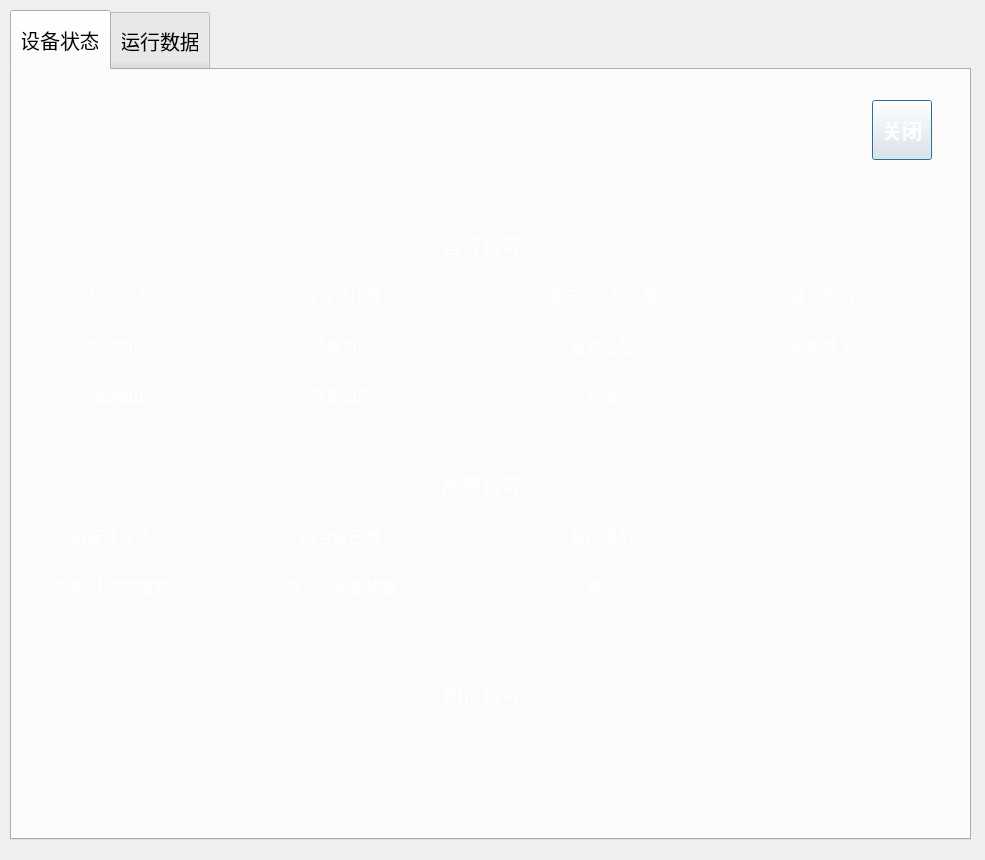
<?xml version="1.0" encoding="UTF-8"?>
<ui version="4.0">
 <class>YhcRunStatusDialog</class>
 <widget class="QDialog" name="YhcRunStatusDialog">
  <property name="geometry">
   <rect>
    <x>0</x>
    <y>0</y>
    <width>985</width>
    <height>860</height>
   </rect>
  </property>
  <property name="windowTitle">
   <string>Dialog</string>
  </property>
  <property name="styleSheet">
   <string notr="true">background-image: url(:/pic/blue_bg.png);</string>
  </property>
  <widget class="QTabWidget" name="tabWidget">
   <property name="geometry">
    <rect>
     <x>10</x>
     <y>10</y>
     <width>961</width>
     <height>830</height>
    </rect>
   </property>
   <property name="font">
    <font>
     <pointsize>15</pointsize>
    </font>
   </property>
   <property name="styleSheet">
    <string notr="true">QTabBar::tab{width:100;height:60}</string>
   </property>
   <property name="currentIndex">
    <number>0</number>
   </property>
   <property name="iconSize">
    <size>
     <width>16</width>
     <height>16</height>
    </size>
   </property>
   <widget class="QWidget" name="tab_2">
    <attribute name="title">
     <string>设备状态</string>
    </attribute>
    <widget class="QPushButton" name="closePushButton2">
     <property name="geometry">
      <rect>
       <x>860</x>
       <y>30</y>
       <width>60</width>
       <height>60</height>
      </rect>
     </property>
     <property name="font">
      <font>
       <pointsize>15</pointsize>
       <weight>75</weight>
       <bold>true</bold>
      </font>
     </property>
     <property name="styleSheet">
      <string notr="true">color: rgb(255, 255, 255);</string>
     </property>
     <property name="text">
      <string>关闭</string>
     </property>
    </widget>
    <widget class="QLabel" name="label_4">
     <property name="geometry">
      <rect>
       <x>39</x>
       <y>451</y>
       <width>120</width>
       <height>30</height>
      </rect>
     </property>
     <property name="font">
      <font>
       <pointsize>12</pointsize>
      </font>
     </property>
     <property name="styleSheet">
      <string notr="true">color: rgb(255, 255, 255);
background-image: url(:/pic/field_bg.png);</string>
     </property>
     <property name="text">
      <string>刮板液压泵</string>
     </property>
     <property name="alignment">
      <set>Qt::AlignCenter</set>
     </property>
    </widget>
    <widget class="QLabel" name="YHC_SP_HS_PUMP_FAULT_label">
     <property name="geometry">
      <rect>
       <x>170</x>
       <y>450</y>
       <width>35</width>
       <height>35</height>
      </rect>
     </property>
     <property name="styleSheet">
      <string notr="true">background-image: url(:/pic/wheel_run.png);</string>
     </property>
     <property name="text">
      <string/>
     </property>
    </widget>
    <widget class="QLabel" name="YHC_HS_PUMP_RUN_label">
     <property name="geometry">
      <rect>
       <x>400</x>
       <y>210</y>
       <width>35</width>
       <height>35</height>
      </rect>
     </property>
     <property name="styleSheet">
      <string notr="true">background-image: url(:/pic/wheel_run.png);</string>
     </property>
     <property name="text">
      <string/>
     </property>
    </widget>
    <widget class="QLabel" name="label_13">
     <property name="geometry">
      <rect>
       <x>270</x>
       <y>210</y>
       <width>120</width>
       <height>30</height>
      </rect>
     </property>
     <property name="font">
      <font>
       <pointsize>12</pointsize>
      </font>
     </property>
     <property name="styleSheet">
      <string notr="true">color: rgb(255, 255, 255);
background-image: url(:/pic/field_bg.png);</string>
     </property>
     <property name="text">
      <string>综合液压泵</string>
     </property>
     <property name="alignment">
      <set>Qt::AlignCenter</set>
     </property>
    </widget>
    <widget class="QLabel" name="YHC_SP_HS_PUMP_RUN_label">
     <property name="geometry">
      <rect>
       <x>170</x>
       <y>210</y>
       <width>35</width>
       <height>35</height>
      </rect>
     </property>
     <property name="styleSheet">
      <string notr="true">background-image: url(:/pic/wheel_run.png);</string>
     </property>
     <property name="text">
      <string/>
     </property>
    </widget>
    <widget class="QLabel" name="label_23">
     <property name="geometry">
      <rect>
       <x>40</x>
       <y>210</y>
       <width>120</width>
       <height>30</height>
      </rect>
     </property>
     <property name="font">
      <font>
       <pointsize>12</pointsize>
      </font>
     </property>
     <property name="styleSheet">
      <string notr="true">color: rgb(255, 255, 255);
background-image: url(:/pic/field_bg.png);</string>
     </property>
     <property name="text">
      <string>刮板液压泵</string>
     </property>
     <property name="alignment">
      <set>Qt::AlignCenter</set>
     </property>
    </widget>
    <widget class="QLabel" name="YHC_CF_FAULT_label">
     <property name="geometry">
      <rect>
       <x>660</x>
       <y>450</y>
       <width>35</width>
       <height>35</height>
      </rect>
     </property>
     <property name="styleSheet">
      <string notr="true">background-image: url(:/pic/wheel_run.png);</string>
     </property>
     <property name="text">
      <string/>
     </property>
    </widget>
    <widget class="QLabel" name="label_27">
     <property name="geometry">
      <rect>
       <x>530</x>
       <y>450</y>
       <width>120</width>
       <height>30</height>
      </rect>
     </property>
     <property name="font">
      <font>
       <pointsize>12</pointsize>
      </font>
     </property>
     <property name="styleSheet">
      <string notr="true">color: rgb(255, 255, 255);
background-image: url(:/pic/field_bg.png);</string>
     </property>
     <property name="text">
      <string>备用电机</string>
     </property>
     <property name="alignment">
      <set>Qt::AlignCenter</set>
     </property>
    </widget>
    <widget class="QLabel" name="label_9">
     <property name="geometry">
      <rect>
       <x>269</x>
       <y>451</y>
       <width>120</width>
       <height>30</height>
      </rect>
     </property>
     <property name="font">
      <font>
       <pointsize>12</pointsize>
      </font>
     </property>
     <property name="styleSheet">
      <string notr="true">color: rgb(255, 255, 255);
background-image: url(:/pic/field_bg.png);</string>
     </property>
     <property name="text">
      <string>综合液压泵</string>
     </property>
     <property name="alignment">
      <set>Qt::AlignCenter</set>
     </property>
    </widget>
    <widget class="QLabel" name="YHC_HS_PUMP_FAULT_label">
     <property name="geometry">
      <rect>
       <x>400</x>
       <y>450</y>
       <width>35</width>
       <height>35</height>
      </rect>
     </property>
     <property name="styleSheet">
      <string notr="true">background-image: url(:/pic/wheel_run.png);</string>
     </property>
     <property name="text">
      <string/>
     </property>
    </widget>
    <widget class="QLabel" name="YHC_HS_CF_RUN_label">
     <property name="geometry">
      <rect>
       <x>660</x>
       <y>210</y>
       <width>35</width>
       <height>35</height>
      </rect>
     </property>
     <property name="styleSheet">
      <string notr="true">background-image: url(:/pic/wheel_run.png);</string>
     </property>
     <property name="text">
      <string/>
     </property>
    </widget>
    <widget class="QLabel" name="label_29">
     <property name="geometry">
      <rect>
       <x>530</x>
       <y>210</y>
       <width>120</width>
       <height>30</height>
      </rect>
     </property>
     <property name="font">
      <font>
       <pointsize>12</pointsize>
      </font>
     </property>
     <property name="styleSheet">
      <string notr="true">color: rgb(255, 255, 255);
background-image: url(:/pic/field_bg.png);</string>
     </property>
     <property name="text">
      <string>液压站冷却风扇</string>
     </property>
     <property name="alignment">
      <set>Qt::AlignCenter</set>
     </property>
    </widget>
    <widget class="QLabel" name="label_5">
     <property name="geometry">
      <rect>
       <x>420</x>
       <y>160</y>
       <width>100</width>
       <height>30</height>
      </rect>
     </property>
     <property name="font">
      <font>
       <pointsize>15</pointsize>
      </font>
     </property>
     <property name="styleSheet">
      <string notr="true">color: rgb(255, 255, 255);
background-image: url(:/pic/field_bg.png);</string>
     </property>
     <property name="text">
      <string>运行信号</string>
     </property>
     <property name="alignment">
      <set>Qt::AlignCenter</set>
     </property>
    </widget>
    <widget class="QLabel" name="label_8">
     <property name="geometry">
      <rect>
       <x>420</x>
       <y>610</y>
       <width>100</width>
       <height>30</height>
      </rect>
     </property>
     <property name="font">
      <font>
       <pointsize>15</pointsize>
      </font>
     </property>
     <property name="styleSheet">
      <string notr="true">color: rgb(255, 255, 255);
background-image: url(:/pic/field_bg.png);</string>
     </property>
     <property name="text">
      <string>到位信号</string>
     </property>
     <property name="alignment">
      <set>Qt::AlignCenter</set>
     </property>
    </widget>
    <widget class="QLabel" name="label_10">
     <property name="geometry">
      <rect>
       <x>420</x>
       <y>400</y>
       <width>100</width>
       <height>30</height>
      </rect>
     </property>
     <property name="font">
      <font>
       <pointsize>15</pointsize>
      </font>
     </property>
     <property name="styleSheet">
      <string notr="true">color: rgb(255, 255, 255);
background-image: url(:/pic/field_bg.png);</string>
     </property>
     <property name="text">
      <string>故障信号</string>
     </property>
     <property name="alignment">
      <set>Qt::AlignCenter</set>
     </property>
    </widget>
    <widget class="QLabel" name="label_31">
     <property name="geometry">
      <rect>
       <x>40</x>
       <y>260</y>
       <width>120</width>
       <height>30</height>
      </rect>
     </property>
     <property name="font">
      <font>
       <pointsize>12</pointsize>
      </font>
     </property>
     <property name="styleSheet">
      <string notr="true">color: rgb(255, 255, 255);
background-image: url(:/pic/field_bg.png);</string>
     </property>
     <property name="text">
      <string>滑架推出</string>
     </property>
     <property name="alignment">
      <set>Qt::AlignCenter</set>
     </property>
    </widget>
    <widget class="QLabel" name="YHC_CY_OUT_label">
     <property name="geometry">
      <rect>
       <x>170</x>
       <y>260</y>
       <width>35</width>
       <height>35</height>
      </rect>
     </property>
     <property name="styleSheet">
      <string notr="true">background-image: url(:/pic/wheel_run.png);</string>
     </property>
     <property name="text">
      <string/>
     </property>
    </widget>
    <widget class="QLabel" name="YHC_BACKUP_EM_RUN_label">
     <property name="geometry">
      <rect>
       <x>880</x>
       <y>210</y>
       <width>35</width>
       <height>35</height>
      </rect>
     </property>
     <property name="styleSheet">
      <string notr="true">background-image: url(:/pic/wheel_run.png);</string>
     </property>
     <property name="text">
      <string/>
     </property>
    </widget>
    <widget class="QLabel" name="label_32">
     <property name="geometry">
      <rect>
       <x>750</x>
       <y>210</y>
       <width>120</width>
       <height>30</height>
      </rect>
     </property>
     <property name="font">
      <font>
       <pointsize>12</pointsize>
      </font>
     </property>
     <property name="styleSheet">
      <string notr="true">color: rgb(255, 255, 255);
background-image: url(:/pic/field_bg.png);</string>
     </property>
     <property name="text">
      <string>备用电机</string>
     </property>
     <property name="alignment">
      <set>Qt::AlignCenter</set>
     </property>
    </widget>
    <widget class="QLabel" name="YHC_CY_IN_label">
     <property name="geometry">
      <rect>
       <x>400</x>
       <y>260</y>
       <width>35</width>
       <height>35</height>
      </rect>
     </property>
     <property name="styleSheet">
      <string notr="true">background-image: url(:/pic/wheel_run.png);</string>
     </property>
     <property name="text">
      <string/>
     </property>
    </widget>
    <widget class="QLabel" name="label_33">
     <property name="geometry">
      <rect>
       <x>270</x>
       <y>260</y>
       <width>120</width>
       <height>30</height>
      </rect>
     </property>
     <property name="font">
      <font>
       <pointsize>12</pointsize>
      </font>
     </property>
     <property name="styleSheet">
      <string notr="true">color: rgb(255, 255, 255);
background-image: url(:/pic/field_bg.png);</string>
     </property>
     <property name="text">
      <string>滑架拉回</string>
     </property>
     <property name="alignment">
      <set>Qt::AlignCenter</set>
     </property>
    </widget>
    <widget class="QLabel" name="label_34">
     <property name="geometry">
      <rect>
       <x>750</x>
       <y>260</y>
       <width>120</width>
       <height>30</height>
      </rect>
     </property>
     <property name="font">
      <font>
       <pointsize>12</pointsize>
      </font>
     </property>
     <property name="styleSheet">
      <string notr="true">color: rgb(255, 255, 255);
background-image: url(:/pic/field_bg.png);</string>
     </property>
     <property name="text">
      <string>搭轨落下</string>
     </property>
     <property name="alignment">
      <set>Qt::AlignCenter</set>
     </property>
    </widget>
    <widget class="QLabel" name="YHC_CT_R_STATE_label">
     <property name="geometry">
      <rect>
       <x>660</x>
       <y>260</y>
       <width>35</width>
       <height>35</height>
      </rect>
     </property>
     <property name="styleSheet">
      <string notr="true">background-image: url(:/pic/wheel_run.png);</string>
     </property>
     <property name="text">
      <string/>
     </property>
    </widget>
    <widget class="QLabel" name="label_35">
     <property name="geometry">
      <rect>
       <x>530</x>
       <y>260</y>
       <width>120</width>
       <height>30</height>
      </rect>
     </property>
     <property name="font">
      <font>
       <pointsize>12</pointsize>
      </font>
     </property>
     <property name="styleSheet">
      <string notr="true">color: rgb(255, 255, 255);
background-image: url(:/pic/field_bg.png);</string>
     </property>
     <property name="text">
      <string>搭轨抬起</string>
     </property>
     <property name="alignment">
      <set>Qt::AlignCenter</set>
     </property>
    </widget>
    <widget class="QLabel" name="YHC_CT_D_STATE_label">
     <property name="geometry">
      <rect>
       <x>880</x>
       <y>260</y>
       <width>35</width>
       <height>35</height>
      </rect>
     </property>
     <property name="styleSheet">
      <string notr="true">background-image: url(:/pic/wheel_run.png);</string>
     </property>
     <property name="text">
      <string/>
     </property>
    </widget>
    <widget class="QLabel" name="label_36">
     <property name="geometry">
      <rect>
       <x>40</x>
       <y>310</y>
       <width>120</width>
       <height>30</height>
      </rect>
     </property>
     <property name="font">
      <font>
       <pointsize>12</pointsize>
      </font>
     </property>
     <property name="styleSheet">
      <string notr="true">color: rgb(255, 255, 255);
background-image: url(:/pic/field_bg.png);</string>
     </property>
     <property name="text">
      <string>导板推出</string>
     </property>
     <property name="alignment">
      <set>Qt::AlignCenter</set>
     </property>
    </widget>
    <widget class="QLabel" name="label_37">
     <property name="geometry">
      <rect>
       <x>270</x>
       <y>310</y>
       <width>120</width>
       <height>30</height>
      </rect>
     </property>
     <property name="font">
      <font>
       <pointsize>12</pointsize>
      </font>
     </property>
     <property name="styleSheet">
      <string notr="true">color: rgb(255, 255, 255);
background-image: url(:/pic/field_bg.png);</string>
     </property>
     <property name="text">
      <string>导板拉回</string>
     </property>
     <property name="alignment">
      <set>Qt::AlignCenter</set>
     </property>
    </widget>
    <widget class="QLabel" name="YHC_GP_OUT_label">
     <property name="geometry">
      <rect>
       <x>170</x>
       <y>310</y>
       <width>35</width>
       <height>35</height>
      </rect>
     </property>
     <property name="styleSheet">
      <string notr="true">background-image: url(:/pic/wheel_run.png);</string>
     </property>
     <property name="text">
      <string/>
     </property>
    </widget>
    <widget class="QLabel" name="YHC_GP_IN_label">
     <property name="geometry">
      <rect>
       <x>400</x>
       <y>310</y>
       <width>35</width>
       <height>35</height>
      </rect>
     </property>
     <property name="styleSheet">
      <string notr="true">background-image: url(:/pic/wheel_run.png);</string>
     </property>
     <property name="text">
      <string/>
     </property>
    </widget>
    <widget class="QLabel" name="YHC_SP_RUN_label">
     <property name="geometry">
      <rect>
       <x>660</x>
       <y>310</y>
       <width>35</width>
       <height>35</height>
      </rect>
     </property>
     <property name="styleSheet">
      <string notr="true">background-image: url(:/pic/wheel_run.png);</string>
     </property>
     <property name="text">
      <string/>
     </property>
    </widget>
    <widget class="QLabel" name="label_47">
     <property name="geometry">
      <rect>
       <x>530</x>
       <y>310</y>
       <width>120</width>
       <height>30</height>
      </rect>
     </property>
     <property name="font">
      <font>
       <pointsize>12</pointsize>
      </font>
     </property>
     <property name="styleSheet">
      <string notr="true">color: rgb(255, 255, 255);
background-image: url(:/pic/field_bg.png);</string>
     </property>
     <property name="text">
      <string>刮板</string>
     </property>
     <property name="alignment">
      <set>Qt::AlignCenter</set>
     </property>
    </widget>
    <widget class="QLabel" name="YHC_SP_FILTER_BLOCKING_label">
     <property name="geometry">
      <rect>
       <x>170</x>
       <y>500</y>
       <width>35</width>
       <height>35</height>
      </rect>
     </property>
     <property name="styleSheet">
      <string notr="true">background-image: url(:/pic/wheel_run.png);</string>
     </property>
     <property name="text">
      <string/>
     </property>
    </widget>
    <widget class="QLabel" name="label_48">
     <property name="geometry">
      <rect>
       <x>40</x>
       <y>500</y>
       <width>120</width>
       <height>30</height>
      </rect>
     </property>
     <property name="font">
      <font>
       <pointsize>12</pointsize>
      </font>
     </property>
     <property name="styleSheet">
      <string notr="true">color: rgb(255, 255, 255);
background-image: url(:/pic/field_bg.png);</string>
     </property>
     <property name="text">
      <string>刮板过滤器堵塞</string>
     </property>
     <property name="alignment">
      <set>Qt::AlignCenter</set>
     </property>
    </widget>
    <widget class="QLabel" name="label_49">
     <property name="geometry">
      <rect>
       <x>270</x>
       <y>500</y>
       <width>120</width>
       <height>30</height>
      </rect>
     </property>
     <property name="font">
      <font>
       <pointsize>12</pointsize>
      </font>
     </property>
     <property name="styleSheet">
      <string notr="true">color: rgb(255, 255, 255);
background-image: url(:/pic/field_bg.png);</string>
     </property>
     <property name="text">
      <string>综合过滤器堵塞</string>
     </property>
     <property name="alignment">
      <set>Qt::AlignCenter</set>
     </property>
    </widget>
    <widget class="QLabel" name="YHC_FILTER_BLOCKING_label">
     <property name="geometry">
      <rect>
       <x>400</x>
       <y>500</y>
       <width>35</width>
       <height>35</height>
      </rect>
     </property>
     <property name="styleSheet">
      <string notr="true">background-image: url(:/pic/wheel_run.png);</string>
     </property>
     <property name="text">
      <string/>
     </property>
    </widget>
    <widget class="QLabel" name="YHC_OT_LEVEL_label">
     <property name="geometry">
      <rect>
       <x>660</x>
       <y>500</y>
       <width>35</width>
       <height>35</height>
      </rect>
     </property>
     <property name="styleSheet">
      <string notr="true">background-image: url(:/pic/wheel_run.png);</string>
     </property>
     <property name="text">
      <string/>
     </property>
    </widget>
    <widget class="QLabel" name="label_50">
     <property name="geometry">
      <rect>
       <x>530</x>
       <y>500</y>
       <width>120</width>
       <height>30</height>
      </rect>
     </property>
     <property name="font">
      <font>
       <pointsize>12</pointsize>
      </font>
     </property>
     <property name="styleSheet">
      <string notr="true">color: rgb(255, 255, 255);
background-image: url(:/pic/field_bg.png);</string>
     </property>
     <property name="text">
      <string>液位</string>
     </property>
     <property name="alignment">
      <set>Qt::AlignCenter</set>
     </property>
    </widget>
   </widget>
   <widget class="QWidget" name="tab">
    <attribute name="title">
     <string>运行数据</string>
    </attribute>
    <widget class="QLabel" name="Yhc_Oil_Pressure_label">
     <property name="geometry">
      <rect>
       <x>398</x>
       <y>40</y>
       <width>100</width>
       <height>36</height>
      </rect>
     </property>
     <property name="font">
      <font>
       <pointsize>15</pointsize>
      </font>
     </property>
     <property name="styleSheet">
      <string notr="true">background-image: url(:/pic/white_bg.png);</string>
     </property>
     <property name="text">
      <string>0</string>
     </property>
     <property name="alignment">
      <set>Qt::AlignCenter</set>
     </property>
    </widget>
    <widget class="QLabel" name="label">
     <property name="geometry">
      <rect>
       <x>297</x>
       <y>40</y>
       <width>100</width>
       <height>36</height>
      </rect>
     </property>
     <property name="font">
      <font>
       <pointsize>12</pointsize>
      </font>
     </property>
     <property name="styleSheet">
      <string notr="true">color: rgb(255, 255, 255);
background-image: url(:/pic/field_bg.png);</string>
     </property>
     <property name="text">
      <string>综合油路压力</string>
     </property>
     <property name="alignment">
      <set>Qt::AlignCenter</set>
     </property>
    </widget>
    <widget class="QLabel" name="Yhc_Sp_Oil_Pressure_label">
     <property name="geometry">
      <rect>
       <x>141</x>
       <y>40</y>
       <width>100</width>
       <height>36</height>
      </rect>
     </property>
     <property name="font">
      <font>
       <pointsize>15</pointsize>
      </font>
     </property>
     <property name="styleSheet">
      <string notr="true">background-image: url(:/pic/white_bg.png);</string>
     </property>
     <property name="text">
      <string>0</string>
     </property>
     <property name="alignment">
      <set>Qt::AlignCenter</set>
     </property>
    </widget>
    <widget class="QLabel" name="label_7">
     <property name="geometry">
      <rect>
       <x>40</x>
       <y>40</y>
       <width>100</width>
       <height>36</height>
      </rect>
     </property>
     <property name="font">
      <font>
       <pointsize>12</pointsize>
      </font>
     </property>
     <property name="styleSheet">
      <string notr="true">color: rgb(255, 255, 255);
background-image: url(:/pic/field_bg.png);</string>
     </property>
     <property name="text">
      <string>刮板油路压力</string>
     </property>
     <property name="alignment">
      <set>Qt::AlignCenter</set>
     </property>
    </widget>
    <widget class="QLabel" name="label_14">
     <property name="geometry">
      <rect>
       <x>299</x>
       <y>100</y>
       <width>100</width>
       <height>36</height>
      </rect>
     </property>
     <property name="font">
      <font>
       <pointsize>12</pointsize>
      </font>
     </property>
     <property name="styleSheet">
      <string notr="true">color: rgb(255, 255, 255);
background-image: url(:/pic/field_bg.png);</string>
     </property>
     <property name="text">
      <string>液压站油位</string>
     </property>
     <property name="alignment">
      <set>Qt::AlignCenter</set>
     </property>
    </widget>
    <widget class="QLabel" name="Yhc_Hs_Oil_Level_label">
     <property name="geometry">
      <rect>
       <x>400</x>
       <y>100</y>
       <width>100</width>
       <height>36</height>
      </rect>
     </property>
     <property name="font">
      <font>
       <pointsize>15</pointsize>
      </font>
     </property>
     <property name="styleSheet">
      <string notr="true">background-image: url(:/pic/white_bg.png);</string>
     </property>
     <property name="text">
      <string>0</string>
     </property>
     <property name="alignment">
      <set>Qt::AlignCenter</set>
     </property>
    </widget>
    <widget class="QLabel" name="label_15">
     <property name="geometry">
      <rect>
       <x>40</x>
       <y>100</y>
       <width>100</width>
       <height>36</height>
      </rect>
     </property>
     <property name="font">
      <font>
       <pointsize>12</pointsize>
      </font>
     </property>
     <property name="styleSheet">
      <string notr="true">color: rgb(255, 255, 255);
background-image: url(:/pic/field_bg.png);</string>
     </property>
     <property name="text">
      <string>液压站温度</string>
     </property>
     <property name="alignment">
      <set>Qt::AlignCenter</set>
     </property>
    </widget>
    <widget class="QLabel" name="Yhc_Hs_Tempture_label">
     <property name="geometry">
      <rect>
       <x>141</x>
       <y>100</y>
       <width>100</width>
       <height>36</height>
      </rect>
     </property>
     <property name="font">
      <font>
       <pointsize>15</pointsize>
      </font>
     </property>
     <property name="styleSheet">
      <string notr="true">background-image: url(:/pic/white_bg.png);</string>
     </property>
     <property name="text">
      <string>0</string>
     </property>
     <property name="alignment">
      <set>Qt::AlignCenter</set>
     </property>
    </widget>
    <widget class="QPushButton" name="closePushButton1">
     <property name="geometry">
      <rect>
       <x>870</x>
       <y>30</y>
       <width>60</width>
       <height>60</height>
      </rect>
     </property>
     <property name="font">
      <font>
       <pointsize>15</pointsize>
       <weight>75</weight>
       <bold>true</bold>
      </font>
     </property>
     <property name="styleSheet">
      <string notr="true">color: rgb(255, 255, 255);</string>
     </property>
     <property name="text">
      <string>关闭</string>
     </property>
    </widget>
   </widget>
  </widget>
 </widget>
 <resources/>
 <connections/>
</ui>
